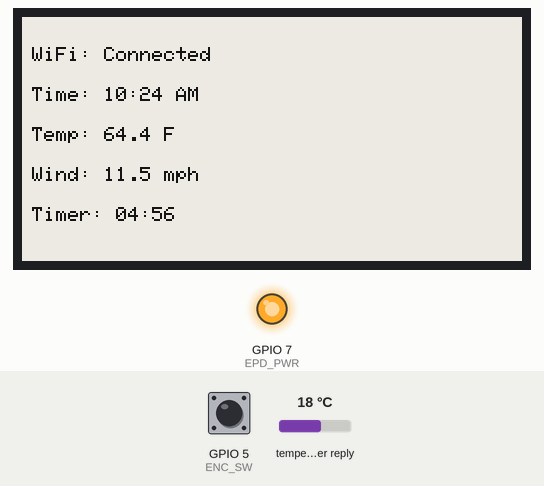
This program was run on a simulated ESP32-S3. Parts: 250×122 one-colour display, output pins drawn as LEDs (lit = HIGH). The test bench sets the inputs (shaded band); at power-on: temperature in the weather reply 18 °C, GPIO 5 (ENC_SW) HIGH. WiFi joins after 1.5 s; servers stay silent unless stated; the local clock reads 2024-03-15 10:24:30 at power-on unless the program sets it; web services answer with replies made up by the test bench; not simulated (calls return 0 or success): secrets.h; what the program prints to the serial monitor is not drawn.

Above: at 8.0 s.
8.1 s: temperature in the weather reply set to -14 °C
At 13.6 s:
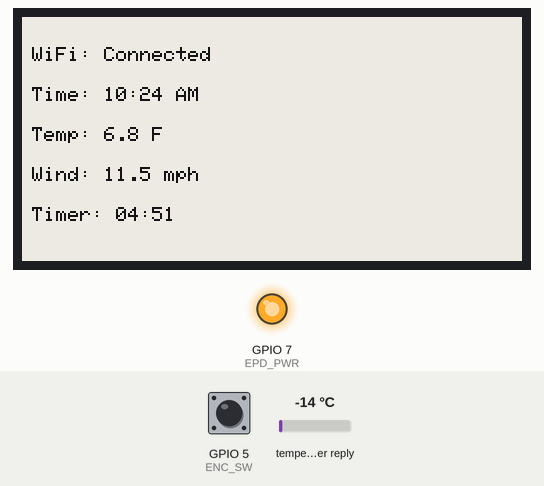
17.1 s: GPIO 5 (ENC_SW) pulled LOW for 1 s
23.9 s: GPIO 5 (ENC_SW) pulled LOW for 0.15 s
33.1 s: temperature in the weather reply set to -1 °C
At 39.8 s:
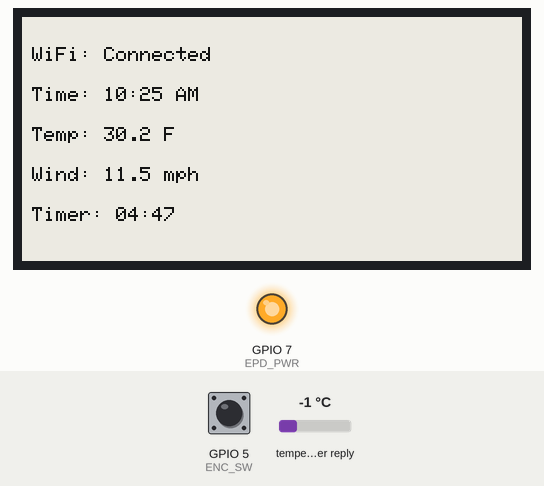
42.1 s: temperature in the weather reply set to 14 °C
Timing chart, 0 to 45.1 s (numbered marks = the images above; inputs shaded):
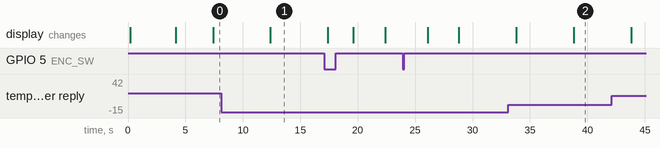

The program:

main.cpp
```cpp
#include <Arduino.h>
#include <WiFi.h>

#include "config.h"
#include "secrets.h"
#include "app_config.h"
#include "weather.h"
#include "time o day.h"
#include "timer.h"

WeatherInfo currentWeather;
// Function prototypes
void connectToWiFi() {
  WiFi.mode(WIFI_STA);

  WiFi.begin(WIFI_SSID, WIFI_PASSWORD);

  Serial.print("Connecting to WiFi");

  int attempts = 0;

  while (WiFi.status() != WL_CONNECTED && attempts < 20) {
    delay(500);
    Serial.print(".");
    attempts++;
  }

  if (WiFi.status() == WL_CONNECTED) {
    Serial.println();
    Serial.println("Connected!");
    Serial.print("IP Address: ");
    Serial.println(WiFi.localIP());
  } else {
    Serial.println();
    Serial.println("Failed to connect.");
  }
}

void drawScreen() {
  display.setFullWindow();
  display.firstPage();

  do {
    display.fillScreen(GxEPD_WHITE);

    display.setTextColor(GxEPD_BLACK);
    display.setTextSize(1);

    display.setCursor(5, 15);
    display.print("WiFi: ");
    display.print(WiFi.status() == WL_CONNECTED ? "Connected" : "Failed");

    display.setCursor(5, 35);
    display.print("Time: ");
    display.print(getTimeString());

    display.setCursor(5, 55);
    if (currentWeather.valid) {
      display.print("Temp: ");
      display.print(currentWeather.temperature, 1);
      display.print(" F");
    } else {
      display.print("Weather error");
    }

    display.setCursor(5, 75);
    if (currentWeather.valid) {
      display.print("Wind: ");
      display.print(currentWeather.windSpeed, 1);
      display.print(" mph");
    }

    display.setCursor(5, 95);
    display.print("Timer: ");
    display.print(getTimerString());

  } while (display.nextPage());
}

void setup() {
  Serial.begin(115200);

  pinMode(EPD_PWR, OUTPUT);
  digitalWrite(EPD_PWR, HIGH);
  delay(200);

  pinMode(ENC_CLK, INPUT_PULLUP);
  pinMode(ENC_DT, INPUT_PULLUP);
  pinMode(ENC_SW, INPUT_PULLUP);

  display.init(115200);
  display.setRotation(DISPLAY_ROTATION);

  connectToWiFi();

  if (WiFi.status() == WL_CONNECTED) {
    syncTime();
    currentWeather = getWeather();
  }

  startTimer(TIMER_MINUTES);

  drawScreen();
}

void loop() {
  static unsigned long lastScreenUpdate = 0;

  // Restart timer with button press
  if (digitalRead(ENC_SW) == LOW) {
    startTimer(TIMER_MINUTES);
    drawScreen();
    delay(300);
  }

  // Refresh screen every minute
  if (millis() - lastScreenUpdate >= SCREEN_UPDATE_INTERVAL) {
    lastScreenUpdate = millis();

    if (WiFi.status() == WL_CONNECTED) {
      currentWeather = getWeather();
    }

    drawScreen();
  }
}
```

time_o_day.h
```cpp
#pragma once
#include <Arduino.h>

void syncTime();
String getTimeString();
```

timer.h
```cpp
#pragma once
#include <Arduino.h>

struct TimerInfo {
  unsigned long startTime;
  unsigned long duration;
  bool running;
};

void startTimer(int minutes);
String getTimerString();
```

weather.h
```cpp
#pragma once
#include <Arduino.h>

struct WeatherInfo {
  float temperature;
  float windSpeed;
  bool valid;
};

WeatherInfo getWeather();
```

time_o_day.cpp
```cpp
#include "time o day.h"
#include "app_config.h"

#include <Arduino.h>
#include <time.h>

void syncTime() {
  configTzTime(TIMEZONE_INFO, "pool.ntp.org", "time.nist.gov");
}

String getTimeString() {
  struct tm timeinfo;

  if (!getLocalTime(&timeinfo)) {
    return "Time error";
  }

  char buffer[20];
  strftime(buffer, sizeof(buffer), "%I:%M %p", &timeinfo);

  return String(buffer);
}
```

timer.cpp
```cpp
#include "timer.h"

TimerInfo timer;


void startTimer(int minutes) {
  timer.startTime = millis();
  timer.duration = minutes * 60UL * 1000UL;
  timer.running = true;
}

String getTimerString() {
  if (!timer.running) {
    return "Timer off";
  }

  unsigned long elapsed = millis() - timer.startTime;

  if (elapsed >= timer.duration) {
    timer.running = false;
    return "Done!";
  }

  unsigned long remaining = timer.duration - elapsed;
  int totalSeconds = remaining / 1000;
  int minutesLeft = totalSeconds / 60;
  int secondsLeft = totalSeconds % 60;

  char buffer[10];
  sprintf(buffer, "%02d:%02d", minutesLeft, secondsLeft);

  return String(buffer);
}
```

weather.cpp
```cpp
#include "weather.h"
#include "app_config.h"

#include <WiFi.h>
#include <HTTPClient.h>
#include <ArduinoJson.h>

WeatherInfo getWeather() {
  WeatherInfo weather;
  weather.temperature = 0;
  weather.windSpeed = 0;
  weather.valid = false;

  if (WiFi.status() != WL_CONNECTED) {
    return weather;
  }

  HTTPClient http;

  String url = "https://api.open-meteo.com/v1/forecast?";
  url += "latitude=" + String(WEATHER_LATITUDE, 4);
  url += "&longitude=" + String(WEATHER_LONGITUDE, 4);
  url += "&current=temperature_2m,wind_speed_10m";
  url += "&temperature_unit=fahrenheit";
  url += "&wind_speed_unit=mph";

  http.begin(url);
  int httpCode = http.GET();

  if (httpCode == 200) {
    String payload = http.getString();

    JsonDocument doc;
    DeserializationError error = deserializeJson(doc, payload);

    if (!error) {
      weather.temperature = doc["current"]["temperature_2m"];
      weather.windSpeed = doc["current"]["wind_speed_10m"];
      weather.valid = true;
    }
  }

  http.end();
  return weather;
}
```

Config.h
```cpp
#pragma once
// ============================================================
//  config.h  –  Pin definitions, display object, refresh mgmt
//  Target: CrowPanel ESP32 2.13" e-paper (122×250, SSD1680)
// ============================================================

#include <GxEPD2_BW.h>
#include <Adafruit_GFX.h>

// ── Display SPI pins (ESP32-S3 internal, fixed by board) ─────
#define EPD_CLK   12


// Display Pins (CrowPanel 2.13" SSD1680)
#define EPD_SCK   12
#define EPD_MOSI  11
#define EPD_MISO  -1  // Not used for E-paper
#define EPD_RST   10
#define EPD_DC    13
#define EPD_CS    14
#define EPD_BUSY  9
#define EPD_PWR   7   // Power Enable Pin

// UI Button and Encoder Pins
#define BTN_HOME  2
#define BTN_BACK  1
#define ENC_CLK   6
#define ENC_DT    4
#define ENC_SW    5

// Orientation: 1 = Landscape, 3 = Inverted Landscape
#define DISPLAY_ROTATION 1

// ── Display resolution ───────────────────────────────────────
// Physical: 122 wide × 250 tall (portrait)
// GxEPD2 treats it as width=122, height=250
// Rotation 1 → landscape: 250 wide × 122 tall  ← fbiego/ESP32Timewe use this
#define DISPLAY_ROTATION  1     // landscape (250×122)
#define DISP_W            250
#define DISP_H            122

// ── GxEPD2 display object ────────────────────────────────────
// SSD1680 = same controller as GDEH0213B72 / DEPG0213BN
// GxEPD2_213_BN matches the 122×250 Elecrow panel
#define GxEPD2_DISPLAY_CLASS GxEPD2_BW
#define GxEPD2_DRIVER_CLASS  GxEPD2_213_BN   // 122x250, SSD1680

GxEPD2_BW<GxEPD2_213_BN, GxEPD2_213_BN::HEIGHT>
    display(GxEPD2_213_BN(EPD_CS, EPD_DC, EPD_RST, EPD_BUSY));

// ── Button / encoder GPIOs ───────────────────────────────────
// Based on CrowPanel e-paper series schematic
// (same across 2.13", 2.9", 4.2" models)
#define BTN_HOME   2    // MENU / HOME button
#define BTN_BACK   1    // BACK / EXIT button
#define ENC_CLK    6    // Rotary encoder CLK (A)
#define ENC_DT     4    // Rotary encoder DT  (B)
#define ENC_SW     5    // Rotary encoder push button
```

app_config.h
```cpp
#pragma once

inline const float WEATHER_LATITUDE = 34.0551;
inline const float WEATHER_LONGITUDE = -117.7499;
// Coordinates for Claremont, CA
inline const char* TIMEZONE_INFO = "PST8PDT,M3.2.0,M11.1.0";
// Timezone for Pacific Time (US West Coast)
inline const int TIMER_MINUTES = 5;
// Default timer duration in minutes
inline const unsigned long SCREEN_UPDATE_INTERVAL = 5000;
```

Measured:
- after the input at 8.1 s, the display: changes after 4.3 s (image 1)
